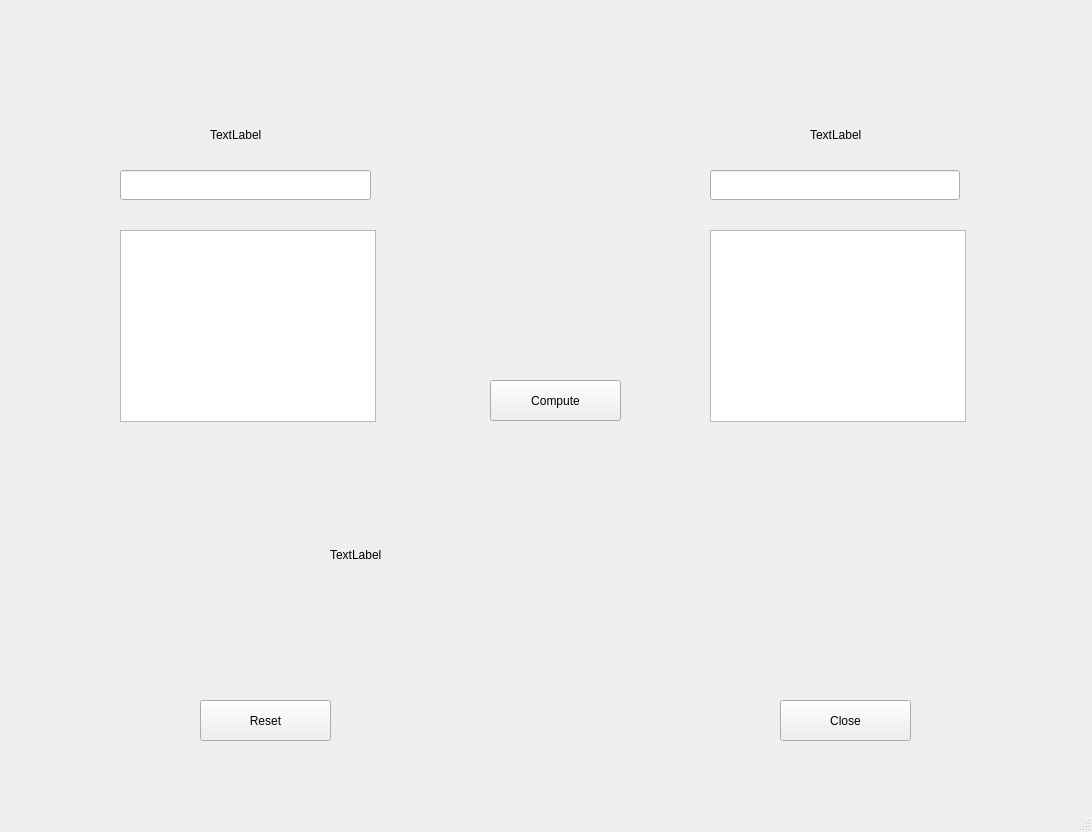
<?xml version="1.0" encoding="UTF-8"?>
<ui version="4.0">
 <class>MainWindow</class>
 <widget class="QMainWindow" name="MainWindow">
  <property name="geometry">
   <rect>
    <x>0</x>
    <y>0</y>
    <width>1092</width>
    <height>832</height>
   </rect>
  </property>
  <property name="windowTitle">
   <string>MainWindow</string>
  </property>
  <widget class="QWidget" name="centralwidget">
   <widget class="QPushButton" name="EXIT">
    <property name="geometry">
     <rect>
      <x>200</x>
      <y>700</y>
      <width>131</width>
      <height>41</height>
     </rect>
    </property>
    <property name="text">
     <string>Reset</string>
    </property>
   </widget>
   <widget class="QPushButton" name="EXIT_2">
    <property name="geometry">
     <rect>
      <x>490</x>
      <y>380</y>
      <width>131</width>
      <height>41</height>
     </rect>
    </property>
    <property name="text">
     <string>Compute</string>
    </property>
   </widget>
   <widget class="QPushButton" name="EXIT_3">
    <property name="geometry">
     <rect>
      <x>780</x>
      <y>700</y>
      <width>131</width>
      <height>41</height>
     </rect>
    </property>
    <property name="text">
     <string>Close</string>
    </property>
   </widget>
   <widget class="QListWidget" name="listWidget">
    <property name="geometry">
     <rect>
      <x>120</x>
      <y>230</y>
      <width>256</width>
      <height>192</height>
     </rect>
    </property>
   </widget>
   <widget class="QListWidget" name="listWidget_2">
    <property name="geometry">
     <rect>
      <x>710</x>
      <y>230</y>
      <width>256</width>
      <height>192</height>
     </rect>
    </property>
   </widget>
   <widget class="QLineEdit" name="lineEdit">
    <property name="geometry">
     <rect>
      <x>120</x>
      <y>170</y>
      <width>251</width>
      <height>30</height>
     </rect>
    </property>
   </widget>
   <widget class="QLineEdit" name="lineEdit_2">
    <property name="geometry">
     <rect>
      <x>710</x>
      <y>170</y>
      <width>250</width>
      <height>30</height>
     </rect>
    </property>
   </widget>
   <widget class="QLabel" name="label">
    <property name="geometry">
     <rect>
      <x>330</x>
      <y>480</y>
      <width>421</width>
      <height>150</height>
     </rect>
    </property>
    <property name="text">
     <string>TextLabel</string>
    </property>
   </widget>
   <widget class="QLabel" name="label_3">
    <property name="geometry">
     <rect>
      <x>810</x>
      <y>120</y>
      <width>70</width>
      <height>30</height>
     </rect>
    </property>
    <property name="text">
     <string>TextLabel</string>
    </property>
   </widget>
   <widget class="QLabel" name="label_4">
    <property name="geometry">
     <rect>
      <x>210</x>
      <y>120</y>
      <width>70</width>
      <height>30</height>
     </rect>
    </property>
    <property name="text">
     <string>TextLabel</string>
    </property>
   </widget>
  </widget>
  <widget class="QMenuBar" name="menubar">
   <property name="geometry">
    <rect>
     <x>0</x>
     <y>0</y>
     <width>1092</width>
     <height>26</height>
    </rect>
   </property>
  </widget>
  <widget class="QStatusBar" name="statusbar"/>
 </widget>
 <resources/>
 <connections/>
</ui>
